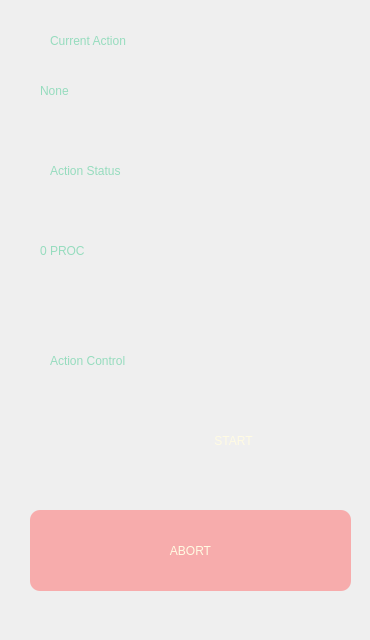
       <widget class="QWidget" name="current">
        <attribute name="title">
         <string>current</string>
        </attribute>
        <widget class="QFrame" name="frame_37">
         <property name="geometry">
          <rect>
           <x>10</x>
           <y>10</y>
           <width>351</width>
           <height>111</height>
          </rect>
         </property>
         <property name="styleSheet">
          <string notr="true">QFrame {
    border-radius: 20px;
    border: 0px solid rgba(114, 255, 197, 255);
    background: qlineargradient(
        x1:0, y1:0,
        x2:1, y2:1,
        stop:0 rgb(42, 56, 56),
        stop:1 rgb(23, 36, 36)
    );
}</string>
         </property>
         <property name="frameShape">
          <enum>QFrame::StyledPanel</enum>
         </property>
         <property name="frameShadow">
          <enum>QFrame::Raised</enum>
         </property>
         <widget class="QLabel" name="useless_title_1">
          <property name="geometry">
           <rect>
            <x>40</x>
            <y>10</y>
            <width>291</width>
            <height>41</height>
           </rect>
          </property>
          <property name="styleSheet">
           <string notr="true">color:rgb(150, 220, 190);
font: 75 25pt &quot;Monospace&quot;;
background-color: transparent;</string>
          </property>
          <property name="text">
           <string>Current Action</string>
          </property>
         </widget>
         <widget class="QFrame" name="frame_41">
          <property name="geometry">
           <rect>
            <x>20</x>
            <y>60</y>
            <width>321</width>
            <height>41</height>
           </rect>
          </property>
          <property name="styleSheet">
           <string notr="true">QFrame {
    border-radius: 20px;
    border: 0px solid rgba(114, 255, 197, 255);
    background: qlineargradient(
        x1:0, y1:0,
        x2:1, y2:1,
        stop:0 rgb(52, 66, 66),
        stop:1 rgb(43, 56, 56)
    );
}</string>
          </property>
          <property name="frameShape">
           <enum>QFrame::StyledPanel</enum>
          </property>
          <property name="frameShadow">
           <enum>QFrame::Raised</enum>
          </property>
          <widget class="QLabel" name="current_action_label_1">
           <property name="geometry">
            <rect>
             <x>10</x>
             <y>0</y>
             <width>251</width>
             <height>41</height>
            </rect>
           </property>
           <property name="styleSheet">
            <string notr="true">color:rgb(150, 220, 190);
font: 75 25pt &quot;Monospace&quot;;
background-color: transparent;</string>
           </property>
           <property name="text">
            <string>None</string>
           </property>
          </widget>
         </widget>
        </widget>
        <widget class="QFrame" name="frame_38">
         <property name="geometry">
          <rect>
           <x>10</x>
           <y>140</y>
           <width>351</width>
           <height>171</height>
          </rect>
         </property>
         <property name="styleSheet">
          <string notr="true">QFrame {
    border-radius: 20px;
    border: 0px solid rgba(114, 255, 197, 255);
    background: qlineargradient(
        x1:0, y1:0,
        x2:1, y2:1,
        stop:0 rgb(42, 56, 56),
        stop:1 rgb(23, 36, 36)
    );
}</string>
         </property>
         <property name="frameShape">
          <enum>QFrame::StyledPanel</enum>
         </property>
         <property name="frameShadow">
          <enum>QFrame::Raised</enum>
         </property>
         <widget class="QLabel" name="current_action_2">
          <property name="geometry">
           <rect>
            <x>40</x>
            <y>10</y>
            <width>281</width>
            <height>41</height>
           </rect>
          </property>
          <property name="styleSheet">
           <string notr="true">color:rgb(150, 220, 190);
font: 75 25pt &quot;Monospace&quot;;
background-color: transparent;</string>
          </property>
          <property name="text">
           <string>Action Status</string>
          </property>
         </widget>
         <widget class="QFrame" name="frame_39">
          <property name="geometry">
           <rect>
            <x>20</x>
            <y>80</y>
            <width>301</width>
            <height>61</height>
           </rect>
          </property>
          <property name="styleSheet">
           <string notr="true">QFrame {
    border-radius: 20px;
    border: 0px solid rgba(114, 255, 197, 255);
    background: qlineargradient(
        x1:0, y1:0,
        x2:1, y2:1,
        stop:0 rgb(52, 66, 66),
        stop:1 rgb(43, 56, 56)
    );
}</string>
          </property>
          <property name="frameShape">
           <enum>QFrame::StyledPanel</enum>
          </property>
          <property name="frameShadow">
           <enum>QFrame::Raised</enum>
          </property>
          <widget class="QLabel" name="action_status">
           <property name="geometry">
            <rect>
             <x>10</x>
             <y>10</y>
             <width>261</width>
             <height>41</height>
            </rect>
           </property>
           <property name="styleSheet">
            <string notr="true">color:rgb(150, 220, 190);
font: 75 25pt &quot;Monospace&quot;;
background-color: transparent;</string>
           </property>
           <property name="text">
            <string>0 PROC</string>
           </property>
          </widget>
         </widget>
        </widget>
        <widget class="QFrame" name="frame_40">
         <property name="geometry">
          <rect>
           <x>10</x>
           <y>330</y>
           <width>351</width>
           <height>301</height>
          </rect>
         </property>
         <property name="styleSheet">
          <string notr="true">QFrame {
    border-radius: 20px;
    border: 0px solid rgba(114, 255, 197, 255);
    background: qlineargradient(
        x1:0, y1:0,
        x2:1, y2:1,
        stop:0 rgb(42, 56, 56),
        stop:1 rgb(23, 36, 36)
    );
}</string>
         </property>
         <property name="frameShape">
          <enum>QFrame::StyledPanel</enum>
         </property>
         <property name="frameShadow">
          <enum>QFrame::Raised</enum>
         </property>
         <widget class="QLabel" name="current_action_3">
          <property name="geometry">
           <rect>
            <x>40</x>
            <y>10</y>
            <width>281</width>
            <height>41</height>
           </rect>
          </property>
          <property name="styleSheet">
           <string notr="true">color:rgb(150, 220, 190);
font: 75 25pt &quot;Monospace&quot;;
background-color: transparent;</string>
          </property>
          <property name="text">
           <string>Action Control</string>
          </property>
         </widget>
         <widget class="QPushButton" name="start_action">
          <property name="geometry">
           <rect>
            <x>108</x>
            <y>70</y>
            <width>231</width>
            <height>81</height>
           </rect>
          </property>
          <property name="styleSheet">
           <string notr="true">QPushButton {
    background-color: transparent;
    color: rgba(255, 251, 227, 255);
    background: qlineargradient(
        x1:0, y1:0,
        x2:1, y2:1,
        stop:0 rgb(70, 138, 110),
        stop:1 rgb(150, 220, 190)
    );
    border: 0px solid rgba(114, 255, 197, 255);
    border-radius: 10px;
    padding: 6px 12px;
    font: 75 25pt &quot;Monospace&quot;;
}

QPushButton:hover {
    background-color: rgba(247, 172, 172, 0.35);
	color: rgba(255, 251, 227, 255);
    border: 4px solid #fc9997;
}

QPushButton:pressed {
    background-color: rgba(247, 172, 172, 0.5);
	color: rgba(255, 251, 227, 255);
    border: 4px solid #fc9997;
}</string>
          </property>
          <property name="text">
           <string>START</string>
          </property>
         </widget>
         <widget class="QPushButton" name="abort_action">
          <property name="geometry">
           <rect>
            <x>20</x>
            <y>180</y>
            <width>321</width>
            <height>81</height>
           </rect>
          </property>
          <property name="styleSheet">
           <string notr="true">QPushButton {
    background-color: rgba(247, 172, 172, 255);
	color: rgba(255, 251, 227, 255);
    border: 0px solid rgba(114, 255, 197, 255);
    border-radius: 10px;
    padding: 6px 12px;
    font: 75 25pt &quot;Monospace&quot;;
}

QPushButton:hover {
    background-color: #ee3a3a;
    color: #ffffff;
    border: 0px solid #2F299E;
}

QPushButton:pressed {
    background-color: rgba(247, 172, 172, 0.5);
	color: rgba(255, 251, 227, 255);
    border: 4px solid #fc9997;
}</string>
          </property>
          <property name="text">
           <string>ABORT</string>
          </property>
         </widget>
         <widget class="QWidget" name="verticalLayoutWidget_29">
          <property name="geometry">
           <rect>
            <x>20</x>
            <y>70</y>
            <width>71</width>
            <height>71</height>
           </rect>
          </property>
          <layout class="QVBoxLayout" name="verticalLayout_29">
           <item>
            <widget class="QWidget" name="action_goal_diode" native="true"/>
           </item>
          </layout>
         </widget>
        </widget>
       </widget>
